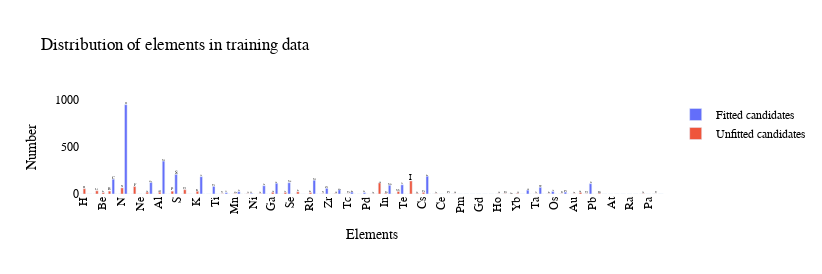

Notebook code for this chart:
### Code cell
print("Information about elements in compoounds are given in the interval:")
print(np.where(generatedData.columns=="H")[0][0],np.where(generatedData.columns=="Pu")[0][0])
# plotting 
import plotly.graph_objects as go
elements = generatedData.columns[
    np.where(generatedData.columns=="H")[0][0]:np.where(generatedData.columns=="Pu")[0][0]
].values
print(len(elements))
fig = go.Figure( 
    layout = go.Layout (
        title=go.layout.Title(text="Distribution of elements in training data"),
        yaxis=dict(title='Number'),
        xaxis=dict(title='Elements'),
        xaxis_tickangle=-90
        )
    )
width_plotly = 548.1896533333334

fittedCounts = trainingSet[elements][trainingTargets.values==1].fillna(0).astype(bool).sum(axis=0)
unFittedCounts   = trainingSet[elements][trainingTargets.values==0].fillna(0).astype(bool).sum(axis=0)

fig.add_traces(go.Bar(name = "Fitted candidates",#prettyNames[i], 
                        x = trainingSet[elements].columns,
                        y = fittedCounts,
                        text = trainingSet[elements].columns,
                        )
                )
fig.add_traces(go.Bar(name = "Unfitted candidates",#prettyNames[i], 
                        x = trainingSet[elements].columns,
                        y = unFittedCounts,
                        text = trainingSet[elements].columns,
                        )
                )
fig.update_layout(
                    {"plot_bgcolor": "rgba(0, 0, 0, 0)",
                       "paper_bgcolor": "rgba(0, 0, 0, 0)",
                      },
                      font=dict(
                        family="Palatino",
                        color="Black",
                        size=12),
                      autosize=False,
                      width=width_plotly*1.5,
                      height=width_plotly/2,
                     )
fig.write_image(str(Path.cwd().parent.parent / 
                                    "reports" / "figures"  / "buildingFeatures" 
                                    / "-normalized-elements-histogram.pdf"))
fig.show()

### Figure 1 — Plotly figure (JSON) as saved in the notebook; plotly's stock layout.template omitted (floating-point values rounded to 4 significant figures)
{"data": [{"name": "Fitted candidates", "text": ["H", "He", "Li", "Be", "B", "C", "N", "O", "F", "Ne", "Na", "Mg", "Al", "Si", "P", "S", "Cl", "Ar", "K", "Ca", "Sc", "Ti", "V", "Cr", "Mn", "Fe", "Co", "Ni", "Cu", "Zn", "Ga", "Ge", "As", "Se", "Br", "Kr", "Rb", "Sr", "Y", "Zr", "Nb", "Mo", "Tc", "Ru", "Rh", "Pd", "Ag", "Cd", "In", "Sn", "Sb", "Te", "I", "Xe", "Cs", "Ba", "La", "Ce", "Pr", "Nd", "Pm", "Sm", "Eu", "Gd", "Tb", "Dy", "Ho", "Er", "Tm", "Yb", "Lu", "Hf", "Ta", "W", "Re", "Os", "Ir", "Pt", "Au", "Hg", "Tl", "Pb", "Bi", "Po", "At", "Rn", "Fr", "Ra", "Ac", "Th", "Pa", "U", "Np"], "type": "bar", "x": ["H", "He", "Li", "Be", "B", "C", "N", "O", "F", "Ne", "Na", "Mg", "Al", "Si", "P", "S", "Cl", "Ar", "K", "Ca", "Sc", "Ti", "V", "Cr", "Mn", "Fe", "Co", "Ni", "Cu", "Zn", "Ga", "Ge", "As", "Se", "Br", "Kr", "Rb", "Sr", "Y", "Zr", "Nb", "Mo", "Tc", "Ru", "Rh", "Pd", "Ag", "Cd", "In", "Sn", "Sb", "Te", "I", "Xe", "Cs", "Ba", "La", "Ce", "Pr", "Nd", "Pm", "Sm", "Eu", "Gd", "Tb", "Dy", "Ho", "Er", "Tm", "Yb", "Lu", "Hf", "Ta", "W", "Re", "Os", "Ir", "Pt", "Au", "Hg", "Tl", "Pb", "Bi", "Po", "At", "Rn", "Fr", "Ra", "Ac", "Th", "Pa", "U", "Np"], "y": [0, 0, 0, 0, 0, 157, 0, 950, 0, 0, 0, 122, 0, 350, 0, 208, 0, 0, 0, 184, 0, 81, 0, 14, 0, 25, 0, 8, 0, 88, 0, 114, 0, 120, 0, 0, 0, 146, 0, 60, 0, 44, 0, 20, 0, 14, 0, 0, 0, 93, 0, 98, 0, 0, 0, 189, 0, 0, 0, 0, 0, 0, 0, 0, 0, 0, 0, 0, 0, 0, 0, 41, 0, 71, 0, 27, 0, 20, 0, 0, 0, 110, 0, 0, 0, 0, 0, 0, 0, 0, 0, 0, 0]}, {"name": "Unfitted candidates", "text": ["H", "He", "Li", "Be", "B", "C", "N", "O", "F", "Ne", "Na", "Mg", "Al", "Si", "P", "S", "Cl", "Ar", "K", "Ca", "Sc", "Ti", "V", "Cr", "Mn", "Fe", "Co", "Ni", "Cu", "Zn", "Ga", "Ge", "As", "Se", "Br", "Kr", "Rb", "Sr", "Y", "Zr", "Nb", "Mo", "Tc", "Ru", "Rh", "Pd", "Ag", "Cd", "In", "Sn", "Sb", "Te", "I", "Xe", "Cs", "Ba", "La", "Ce", "Pr", "Nd", "Pm", "Sm", "Eu", "Gd", "Tb", "Dy", "Ho", "Er", "Tm", "Yb", "Lu", "Hf", "Ta", "W", "Re", "Os", "Ir", "Pt", "Au", "Hg", "Tl", "Pb", "Bi", "Po", "At", "Rn", "Fr", "Ra", "Ac", "Th", "Pa", "U", "Np"], "type": "bar", "x": ["H", "He", "Li", "Be", "B", "C", "N", "O", "F", "Ne", "Na", "Mg", "Al", "Si", "P", "S", "Cl", "Ar", "K", "Ca", "Sc", "Ti", "V", "Cr", "Mn", "Fe", "Co", "Ni", "Cu", "Zn", "Ga", "Ge", "As", "Se", "Br", "Kr", "Rb", "Sr", "Y", "Zr", "Nb", "Mo", "Tc", "Ru", "Rh", "Pd", "Ag", "Cd", "In", "Sn", "Sb", "Te", "I", "Xe", "Cs", "Ba", "La", "Ce", "Pr", "Nd", "Pm", "Sm", "Eu", "Gd", "Tb", "Dy", "Ho", "Er", "Tm", "Yb", "Lu", "Hf", "Ta", "W", "Re", "Os", "Ir", "Pt", "Au", "Hg", "Tl", "Pb", "Bi", "Po", "At", "Rn", "Fr", "Ra", "Ac", "Th", "Pa", "U", "Np"], "y": [56, 0, 34, 15, 31, 0, 65, 0, 79, 0, 20, 0, 19, 0, 30, 0, 46, 0, 29, 0, 0, 0, 3, 0, 6, 0, 3, 0, 5, 0, 18, 0, 17, 0, 24, 0, 15, 0, 3, 0, 5, 0, 2, 0, 0, 0, 3, 118, 9, 0, 27, 0, 139, 8, 17, 0, 4, 0, 1, 2, 0, 0, 0, 0, 0, 0, 2, 4, 1, 7, 0, 0, 3, 0, 4, 0, 2, 0, 4, 16, 4, 0, 9, 0, 0, 0, 0, 0, 0, 4, 0, 1, 0]}], "layout": {"autosize": false, "font": {"color": "Black", "family": "Palatino", "size": 12}, "height": 274.1, "paper_bgcolor": "rgba(0, 0, 0, 0)", "plot_bgcolor": "rgba(0, 0, 0, 0)", "title": {"text": "Distribution of elements in training data"}, "width": 822.3, "xaxis": {"tickangle": -90, "title": {"text": "Elements"}}, "yaxis": {"title": {"text": "Number"}}}}
